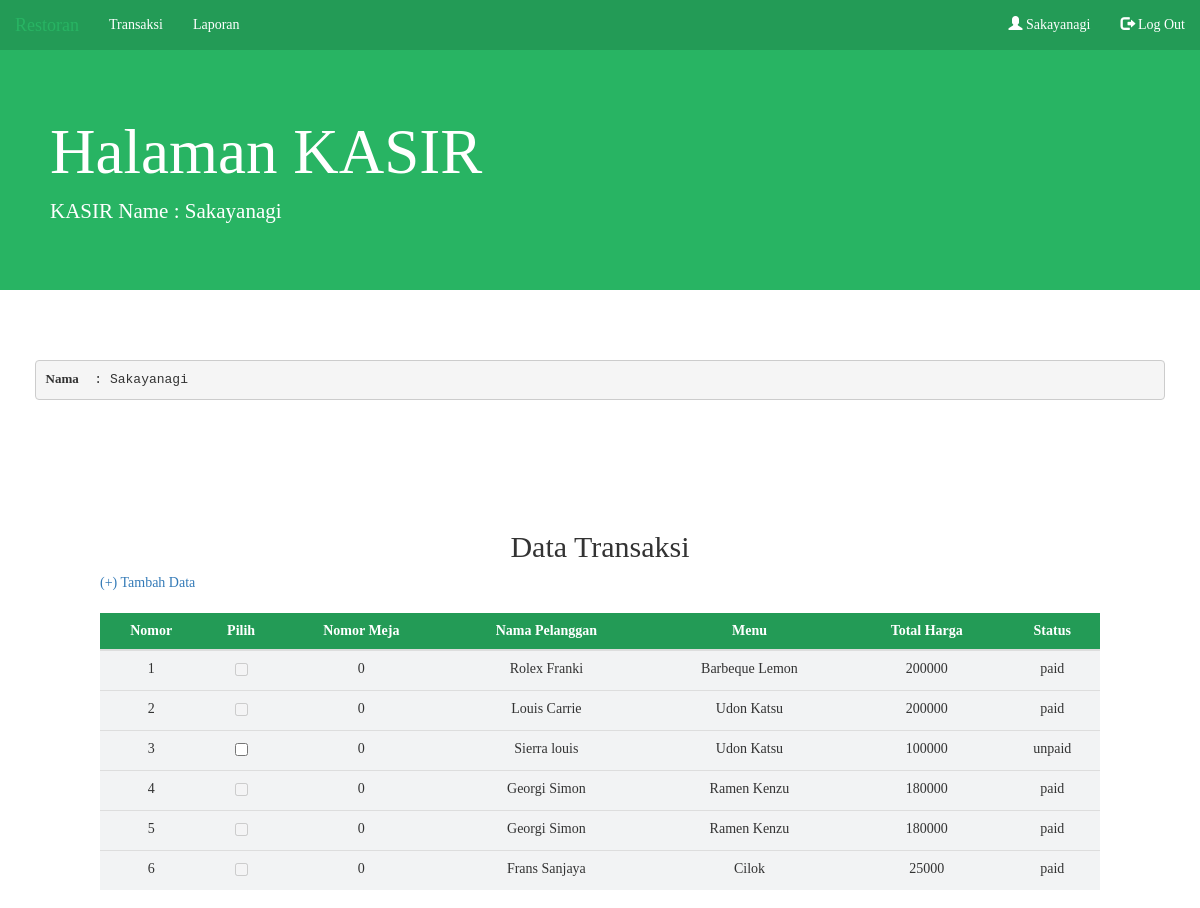
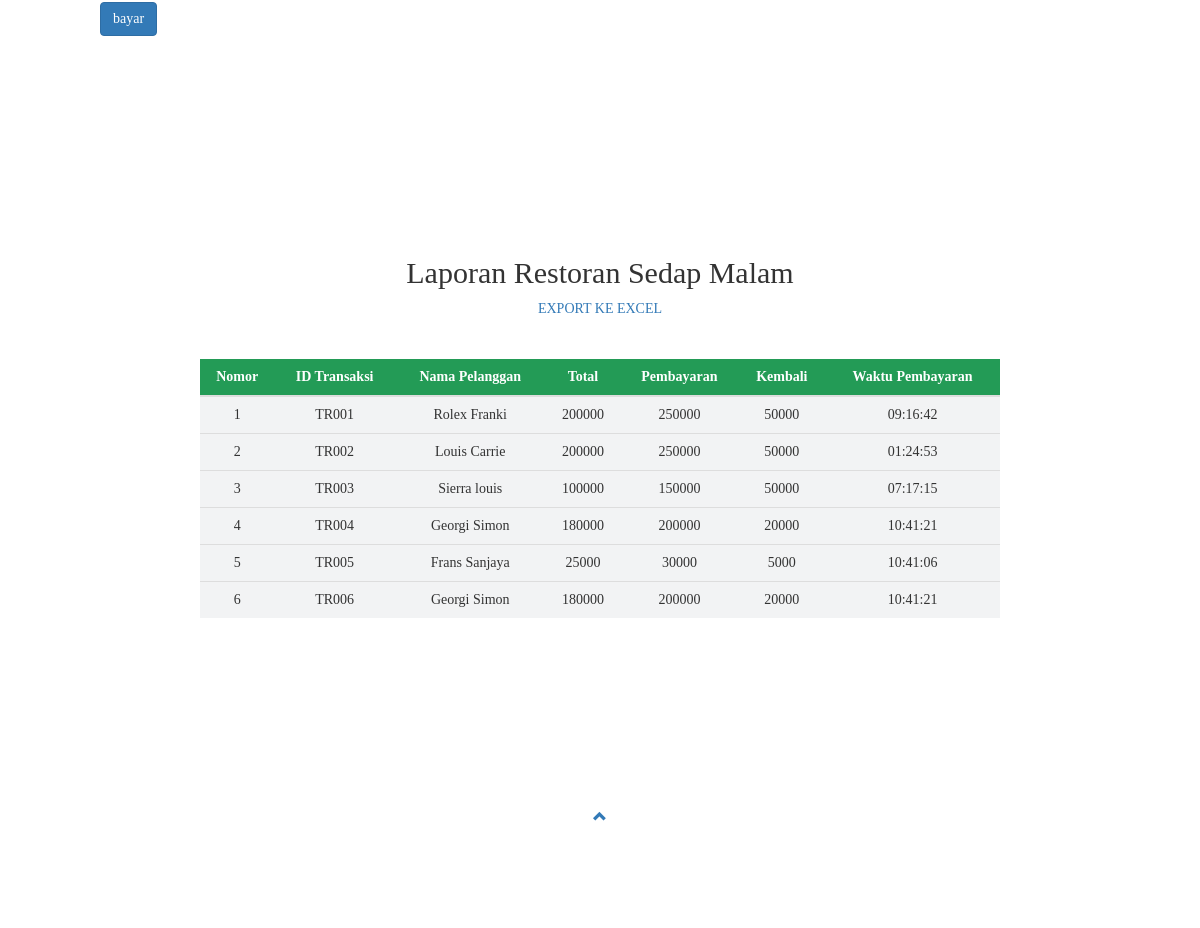
The page /Page/Kasir.php (signed in) on the database its author committed (2 pictures, top to bottom).
### tables this page shows
CREATE TABLE `pesanan` (
  `idpesanan` varchar(9) NOT NULL,
  `idmenu` varchar(9) NOT NULL,
  `idpelanggan` varchar(9) NOT NULL,
  `Jumlah` int(11) NOT NULL,
  `iduser` int(11) NOT NULL,
  `status` enum('paid','unpaid','','') NOT NULL DEFAULT 'unpaid',
  `tgl_bayar` time DEFAULT NULL
);

CREATE TABLE `pelanggan` (
  `idpelanggan` varchar(9) NOT NULL,
  `Namapelanggan` varchar(50) NOT NULL,
  `Jeniskelamin` enum('Laki-Laki','Perempuan') NOT NULL,
  `Nohp` varchar(15) NOT NULL,
  `Alamat` varchar(100) NOT NULL,
  `meja` int(11) NOT NULL,
  `waktudatang` time DEFAULT NULL
);

CREATE TABLE `menu` (
  `idmenu` varchar(9) NOT NULL,
  `NamaMenu` varchar(15) NOT NULL,
  `Harga` int(11) NOT NULL,
  `stok` int(5) NOT NULL
);

CREATE TABLE `transaksi` (
  `idtransaksi` varchar(9) NOT NULL,
  `idpesanan` varchar(9) NOT NULL,
  `Total` int(11) NOT NULL,
  `Bayar` int(11) NOT NULL
);

### Page/Kasir.php (the view, shortened to what this page needs)
<?php
    $nama = $_SESSION['nama'];
?>
<!DOCTYPE html>
<html lang="en" dir="ltr">
<head>
    <link rel="stylesheet" href="https://maxcdn.bootstrapcdn.com/bootstrap/3.4.1/css/bootstrap.min.css">
</head>
<body>
  <nav class="navbar navbar-inverse" style="margin-bottom: 0;">
    <div class="container-fluid">
      <div class="navbar-header" id="navbar"><a class="navbar-brand" href="#">Restoran</a></div>
      <ul class="nav navbar-nav ml-auto">
        <li class="nav-iten"><a href="#transaksi">Transaksi</a></li>
        <li class="nav-item"><a href="#laporan">Laporan</a></li>
      </ul>
      <ul class="nav navbar-nav navbar-right" >
        <li><a href="#"><span class="glyphicon glyphicon-user"></span><?php echo " ".$nama; ?></a></li>
        <li><a href="../Procces/Logout.php"><span class="glyphicon glyphicon-log-out"></span> Log Out</a></li>
      </ul>
    </div>
  </nav>
  <div class="jumbotron">
    <h1 style="padding-left: 50px;">Halaman KASIR</h1>
    <p class="lead" style="padding-left: 50px">KASIR Name : <?php echo $nama ?></p>
  </div>
  <div class="row" style="padding-left:50px; padding-right: 50px;">
     <?php
       echo "<br/><br/>";
       echo "<pre><b>Nama</b>  : ".$nama;
     ?>
  </div>
    <div id="transaksi" class="container-fluid" style="padding: 100px 100px 100px 100px">
      <h2 align="center">Data Transaksi</h2>
      <div>
        <a href="../FormAdd/AddTransactionForm.php"><i class="fas fa-plus"></i>(+) Tambah Data</a>
      </div></br>
      <form method="post">
      <table class="table">
        <thead class="thead-dark">
          <tr>
            <th style="text-align:center">Nomor</th>
            <th style="text-align:center">Pilih</th>
            <th style="text-align:center">Nomor Meja</th>
            <th style="text-align:center">Nama Pelanggan</th>
            <th style="text-align:center">Menu</th>
            <th style="text-align:center">Total Harga</th>
            <th style="text-align:center">Status</th>
          </tr>
        </thead>
      <tbody>
        <?php
        include '../Connection/Connection.php';
        $data_menu = mysqli_query($koneksi, "CALL getTransaksi()");
        $nomor = 1;
        while($d = mysqli_fetch_array($data_menu)){
        ?>
        <tr>
          <td style="text-align: center;"><?php echo $nomor++; ?></td>
          <td style="text-align: center;"><input type="checkbox" name="pilihan[]" value="<?php echo $d['idpesanan']; ?>"<?php echo ($d['status'] == "paid") ? "disabled" : "" ?>></td>
          <td style="text-align: center;"><?php echo $d['meja']; ?></td>
          <td style="text-align: center;"><?php echo $d['namapelanggan']; ?></td>
          <td style="text-align: center;"><?php echo $d['namamenu']; ?></td>
          <td style="text-align: center;"><?php echo $d['totalHarga']; ?></td>
          <td style="text-align: center;"><?php echo $d['status']; ?></td>
        </tr>
        <?php
          }
        ?>
        </tbody>
        </table>
        <input class="btn btn-primary" type="submit" value="bayar" name="laporan">
        </form><br><br>
        <div id="bayar"><br><br>
        </div>
        <div id="laporan" class="container-fluid" style="padding: 100px 100px 100px 100px">
          <center>
            <h2>Laporan Restoran Sedap Malam</h2>
            <a target="_blank" href="../ExportReport.php">EXPORT KE EXCEL</a>
          </center><br/><br/>
          <table class="table">
            <thead class="thead">
              <tr>
                <th style="text-align: center">Nomor</th>
                <th style="text-align: center">ID Transaksi</th>
                <th style="text-align: center">Nama Pelanggan</th>
                <th style="text-align: center">Total</th>
                <th style="text-align: center">Pembayaran</th>
                <th style="text-align: center">Kembali</th>
                <th style="text-align: center">Waktu Pembayaran</th>
              </tr>
            </thead>
            <?php
            $nomor1=1;
            include '../Connection/Connection.php';
            $datacari2 = mysqli_query($koneksi,"CALL getReport()");
            ?>
            <?php
              while ($dc = mysqli_fetch_array($datacari2)) { ?>
                <tr>
                  <td style="text-align: center;"><?php echo $nomor1++; ?></td>
                  <td style="text-align: center"><?php echo $dc['idtransaksi'] ?></td>
                  <td style="text-align: center"><?php echo $dc['Namapelanggan'] ?></td>
                  <td style="text-align: center"><?php echo $dc['total'] ?></td>
                  <td style="text-align: center"><?php echo $dc['Bayar'] ?></td>
                  <td style="text-align: center"><?php echo $dc['kembali'] ?></td>
                  <td style="text-align: center"><?php echo $dc['tgl_bayar'] ?></td>
                </tr><?php
              }
            ?>
          </table>
        </div>
        <footer class="container-fluid text-center">
            <a href="#navbar" title="To Top">
              <span class="glyphicon  glyphicon-chevron-up"></span>
            </a><br>
        </footer>
</body>
</html>

### Page/Kasir.php (style rules this page uses)
* { font-family: verdana; }
.jumbotron { margin-top:0px; background-color: #28B463; color: #ffff; }
th { background-color: #239B56; color: #ffff; }
td { background-color: #F2F3F4; }
footer { margin-top: 70px; }
span { font-size: 1em; }
.navbar-inverse { background-color:#239B56; border:none; border-radius: 0px; }
.navbar-inverse .navbar-brand { color: #ffff; }
.navbar-inverse .navbar-nav>li>a { color: #ffff; }

### rows shown on the page
pesanan: idpelanggan.meja "0", idpelanggan.Namapelanggan "Rolex Franki", idmenu.NamaMenu "Barbeque Lemon", totalHarga "200000", status "paid"
pesanan: idpelanggan.meja "0", idpelanggan.Namapelanggan "Louis Carrie", idmenu.NamaMenu "Udon Katsu", totalHarga "200000", status "paid"
pesanan: idpelanggan.meja "0", idpelanggan.Namapelanggan "Sierra louis", idmenu.NamaMenu "Udon Katsu", totalHarga "100000", status "unpaid"
pesanan: idpelanggan.meja "0", idpelanggan.Namapelanggan "Georgi Simon", idmenu.NamaMenu "Ramen Kenzu", totalHarga "180000", status "paid"
pesanan: idpelanggan.meja "0", idpelanggan.Namapelanggan "Frans Sanjaya", idmenu.NamaMenu "Cilok", totalHarga "25000", status "paid"
transaksi: idtransaksi "TR001", pelanggan.Namapelanggan "Rolex Franki", total "200000", Bayar "250000", kembali "50000", idpesanan.tgl_bayar "09:16:42"
transaksi: idtransaksi "TR002", pelanggan.Namapelanggan "Louis Carrie", total "200000", Bayar "250000", kembali "50000", idpesanan.tgl_bayar "01:24:53"
transaksi: idtransaksi "TR003", pelanggan.Namapelanggan "Sierra louis", total "100000", Bayar "150000", kembali "50000", idpesanan.tgl_bayar "07:17:15"
transaksi: idtransaksi "TR004", pelanggan.Namapelanggan "Georgi Simon", total "180000", Bayar "200000", kembali "20000", idpesanan.tgl_bayar "10:41:21"
transaksi: idtransaksi "TR005", pelanggan.Namapelanggan "Frans Sanjaya", total "25000", Bayar "30000", kembali "5000", idpesanan.tgl_bayar "10:41:06"
transaksi: idtransaksi "TR006", pelanggan.Namapelanggan "Georgi Simon", total "180000", Bayar "200000", kembali "20000", idpesanan.tgl_bayar "10:41:21"

### other values the page prints
$nama "Sakayanagi"
